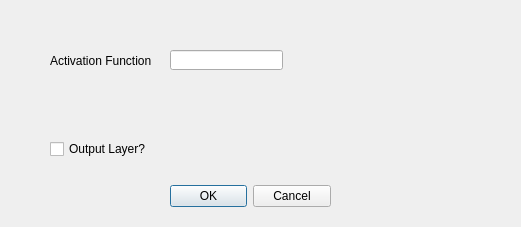
<?xml version="1.0" encoding="UTF-8"?>
<ui version="4.0">
 <class>Dialog_Layer_Config</class>
 <widget class="QDialog" name="Dialog_Layer_Config">
  <property name="geometry">
   <rect>
    <x>0</x>
    <y>0</y>
    <width>521</width>
    <height>227</height>
   </rect>
  </property>
  <property name="windowTitle">
   <string>Dialog</string>
  </property>
  <widget class="QDialogButtonBox" name="buttonBox">
   <property name="geometry">
    <rect>
     <x>170</x>
     <y>180</y>
     <width>161</width>
     <height>32</height>
    </rect>
   </property>
   <property name="orientation">
    <enum>Qt::Horizontal</enum>
   </property>
   <property name="standardButtons">
    <set>QDialogButtonBox::Cancel|QDialogButtonBox::Ok</set>
   </property>
  </widget>
  <widget class="QCheckBox" name="checkBox">
   <property name="geometry">
    <rect>
     <x>50</x>
     <y>140</y>
     <width>101</width>
     <height>18</height>
    </rect>
   </property>
   <property name="text">
    <string>Output Layer?</string>
   </property>
  </widget>
  <widget class="QLineEdit" name="lineEdit_Activate">
   <property name="geometry">
    <rect>
     <x>170</x>
     <y>50</y>
     <width>113</width>
     <height>20</height>
    </rect>
   </property>
  </widget>
  <widget class="QLabel" name="label_Acfn">
   <property name="geometry">
    <rect>
     <x>50</x>
     <y>50</y>
     <width>111</width>
     <height>21</height>
    </rect>
   </property>
   <property name="text">
    <string>Activation Function</string>
   </property>
  </widget>
 </widget>
 <resources/>
 <connections>
  <connection>
   <sender>buttonBox</sender>
   <signal>accepted()</signal>
   <receiver>Dialog_Layer_Config</receiver>
   <slot>accept()</slot>
   <hints>
    <hint type="sourcelabel">
     <x>248</x>
     <y>254</y>
    </hint>
    <hint type="destinationlabel">
     <x>157</x>
     <y>274</y>
    </hint>
   </hints>
  </connection>
  <connection>
   <sender>buttonBox</sender>
   <signal>rejected()</signal>
   <receiver>Dialog_Layer_Config</receiver>
   <slot>reject()</slot>
   <hints>
    <hint type="sourcelabel">
     <x>316</x>
     <y>260</y>
    </hint>
    <hint type="destinationlabel">
     <x>286</x>
     <y>274</y>
    </hint>
   </hints>
  </connection>
 </connections>
</ui>
